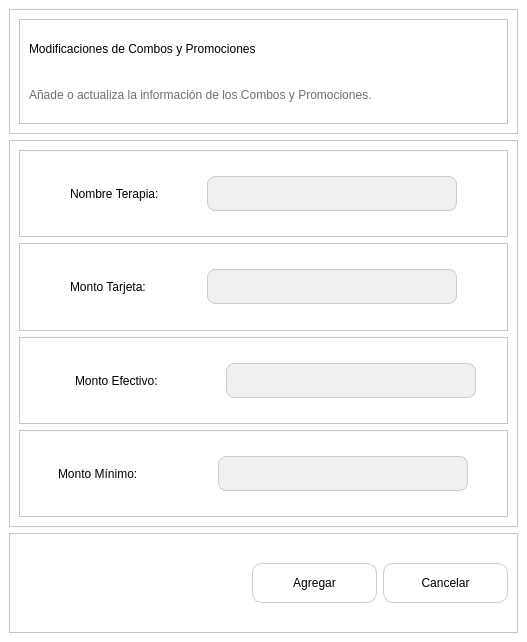
<?xml version="1.0" encoding="UTF-8"?>
<ui version="4.0">
 <class>MainWindow</class>
 <widget class="QMainWindow" name="MainWindow">
  <property name="geometry">
   <rect>
    <x>0</x>
    <y>0</y>
    <width>527</width>
    <height>642</height>
   </rect>
  </property>
  <property name="windowTitle">
   <string>MainWindow</string>
  </property>
  <property name="styleSheet">
   <string notr="true">background-color: rgb(255, 255, 255);</string>
  </property>
  <widget class="QWidget" name="centralwidget">
   <layout class="QVBoxLayout" name="verticalLayout">
    <item>
     <widget class="QFrame" name="frame_2">
      <property name="minimumSize">
       <size>
        <width>0</width>
        <height>50</height>
       </size>
      </property>
      <property name="maximumSize">
       <size>
        <width>16777215</width>
        <height>125</height>
       </size>
      </property>
      <property name="frameShape">
       <enum>QFrame::StyledPanel</enum>
      </property>
      <property name="frameShadow">
       <enum>QFrame::Raised</enum>
      </property>
      <layout class="QHBoxLayout" name="horizontalLayout">
       <item>
        <widget class="QFrame" name="frame">
         <property name="minimumSize">
          <size>
           <width>350</width>
           <height>0</height>
          </size>
         </property>
         <property name="maximumSize">
          <size>
           <width>650</width>
           <height>16777215</height>
          </size>
         </property>
         <property name="frameShape">
          <enum>QFrame::StyledPanel</enum>
         </property>
         <property name="frameShadow">
          <enum>QFrame::Raised</enum>
         </property>
         <layout class="QVBoxLayout" name="verticalLayout_2">
          <item>
           <widget class="QLabel" name="label_11">
            <property name="styleSheet">
             <string notr="true">color: rgb(0, 0, 0);
font: bold 12pt &quot;Nunito&quot;;</string>
            </property>
            <property name="text">
             <string>Modificaciones de Combos y Promociones</string>
            </property>
           </widget>
          </item>
          <item>
           <widget class="QLabel" name="label_12">
            <property name="maximumSize">
             <size>
              <width>16777215</width>
              <height>55</height>
             </size>
            </property>
            <property name="styleSheet">
             <string notr="true">color: rgb(111, 111, 111);
font: bold 7pt &quot;Nunito&quot;;</string>
            </property>
            <property name="text">
             <string>Añade o actualiza la información de los Combos y Promociones.</string>
            </property>
           </widget>
          </item>
         </layout>
        </widget>
       </item>
      </layout>
     </widget>
    </item>
    <item>
     <widget class="QFrame" name="frame_3">
      <property name="frameShape">
       <enum>QFrame::StyledPanel</enum>
      </property>
      <property name="frameShadow">
       <enum>QFrame::Raised</enum>
      </property>
      <layout class="QVBoxLayout" name="verticalLayout_3">
       <item>
        <widget class="QFrame" name="frame_6">
         <property name="frameShape">
          <enum>QFrame::StyledPanel</enum>
         </property>
         <property name="frameShadow">
          <enum>QFrame::Raised</enum>
         </property>
         <layout class="QHBoxLayout" name="horizontalLayout_7">
          <property name="leftMargin">
           <number>50</number>
          </property>
          <property name="rightMargin">
           <number>50</number>
          </property>
          <item>
           <widget class="QLabel" name="label_13">
            <property name="minimumSize">
             <size>
              <width>125</width>
              <height>0</height>
             </size>
            </property>
            <property name="styleSheet">
             <string notr="true">color: rgb(0, 0, 0);
font: bold 9pt &quot;Nunito&quot;;</string>
            </property>
            <property name="text">
             <string>Nombre Terapia:</string>
            </property>
           </widget>
          </item>
          <item>
           <widget class="QLineEdit" name="le_agCombo">
            <property name="minimumSize">
             <size>
              <width>250</width>
              <height>35</height>
             </size>
            </property>
            <property name="maximumSize">
             <size>
              <width>200</width>
              <height>16777215</height>
             </size>
            </property>
            <property name="styleSheet">
             <string notr="true">QLineEdit {
    background-color: #f0f0f0; /* Color de fondo deseado */
    border: 1px solid #ccc; /* Color del borde deseado */
    padding: 5px; /* Espacio alrededor del texto */
    color: rgb(0, 0, 0); /* Color del texto deseado */
  	font: 9pt &quot;Nunito&quot;; /* Fuente deseada */
    font-size: 14px; /* Tamaño de fuente deseado */
    border-radius: 8px; /* Redondear las esquinas */
}
</string>
            </property>
            <property name="text">
             <string/>
            </property>
           </widget>
          </item>
         </layout>
        </widget>
       </item>
       <item>
        <widget class="QFrame" name="frame_11">
         <property name="frameShape">
          <enum>QFrame::StyledPanel</enum>
         </property>
         <property name="frameShadow">
          <enum>QFrame::Raised</enum>
         </property>
         <layout class="QHBoxLayout" name="horizontalLayout_2">
          <property name="leftMargin">
           <number>50</number>
          </property>
          <property name="rightMargin">
           <number>50</number>
          </property>
          <item>
           <widget class="QLabel" name="label_18">
            <property name="minimumSize">
             <size>
              <width>125</width>
              <height>0</height>
             </size>
            </property>
            <property name="styleSheet">
             <string notr="true">color: rgb(0, 0, 0);
font: bold 9pt &quot;Nunito&quot;;</string>
            </property>
            <property name="text">
             <string>Monto Tarjeta:</string>
            </property>
           </widget>
          </item>
          <item>
           <widget class="QLineEdit" name="le_agtarejeta_c">
            <property name="minimumSize">
             <size>
              <width>250</width>
              <height>35</height>
             </size>
            </property>
            <property name="maximumSize">
             <size>
              <width>200</width>
              <height>16777215</height>
             </size>
            </property>
            <property name="styleSheet">
             <string notr="true">QLineEdit {
    background-color: #f0f0f0; /* Color de fondo deseado */
    border: 1px solid #ccc; /* Color del borde deseado */
    padding: 5px; /* Espacio alrededor del texto */
    color: rgb(0, 0, 0); /* Color del texto deseado */
  	font: 9pt &quot;Nunito&quot;; /* Fuente deseada */
    font-size: 14px; /* Tamaño de fuente deseado */
    border-radius: 8px; /* Redondear las esquinas */
}
</string>
            </property>
            <property name="text">
             <string/>
            </property>
           </widget>
          </item>
         </layout>
        </widget>
       </item>
       <item>
        <widget class="QFrame" name="frame_8">
         <property name="frameShape">
          <enum>QFrame::StyledPanel</enum>
         </property>
         <property name="frameShadow">
          <enum>QFrame::Raised</enum>
         </property>
         <layout class="QHBoxLayout" name="horizontalLayout_5">
          <item>
           <widget class="QFrame" name="frame_9">
            <property name="maximumSize">
             <size>
              <width>0</width>
              <height>16777215</height>
             </size>
            </property>
            <property name="frameShape">
             <enum>QFrame::StyledPanel</enum>
            </property>
            <property name="frameShadow">
             <enum>QFrame::Raised</enum>
            </property>
            <widget class="QLabel" name="label_16">
             <property name="geometry">
              <rect>
               <x>51</x>
               <y>10</y>
               <width>125</width>
               <height>16</height>
              </rect>
             </property>
             <property name="minimumSize">
              <size>
               <width>125</width>
               <height>0</height>
              </size>
             </property>
             <property name="styleSheet">
              <string notr="true">color: rgb(0, 0, 0);
font: bold 9pt &quot;Nunito&quot;;</string>
             </property>
             <property name="text">
              <string>Monto Efectivo:</string>
             </property>
            </widget>
            <widget class="QLineEdit" name="le_agefectivo_combo_2">
             <property name="geometry">
              <rect>
               <x>188</x>
               <y>41</y>
               <width>250</width>
               <height>35</height>
              </rect>
             </property>
             <property name="minimumSize">
              <size>
               <width>250</width>
               <height>35</height>
              </size>
             </property>
             <property name="maximumSize">
              <size>
               <width>200</width>
               <height>16777215</height>
              </size>
             </property>
             <property name="styleSheet">
              <string notr="true">QLineEdit {
    background-color: #f0f0f0; /* Color de fondo deseado */
    border: 1px solid #ccc; /* Color del borde deseado */
    padding: 5px; /* Espacio alrededor del texto */
    color: rgb(0, 0, 0); /* Color del texto deseado */
  	font: 9pt &quot;Nunito&quot;; /* Fuente deseada */
    font-size: 14px; /* Tamaño de fuente deseado */
    border-radius: 8px; /* Redondear las esquinas */
}
</string>
             </property>
             <property name="text">
              <string/>
             </property>
            </widget>
           </widget>
          </item>
          <item>
           <widget class="QLabel" name="label_15">
            <property name="minimumSize">
             <size>
              <width>125</width>
              <height>0</height>
             </size>
            </property>
            <property name="maximumSize">
             <size>
              <width>0</width>
              <height>16777215</height>
             </size>
            </property>
            <property name="styleSheet">
             <string notr="true">color: rgb(0, 0, 0);
font: bold 9pt &quot;Nunito&quot;;</string>
            </property>
            <property name="text">
             <string>Monto Efectivo:</string>
            </property>
           </widget>
          </item>
          <item>
           <widget class="QLineEdit" name="le_agefectivo_combo">
            <property name="minimumSize">
             <size>
              <width>250</width>
              <height>35</height>
             </size>
            </property>
            <property name="maximumSize">
             <size>
              <width>200</width>
              <height>16777215</height>
             </size>
            </property>
            <property name="styleSheet">
             <string notr="true">QLineEdit {
    background-color: #f0f0f0; /* Color de fondo deseado */
    border: 1px solid #ccc; /* Color del borde deseado */
    padding: 5px; /* Espacio alrededor del texto */
    color: rgb(0, 0, 0); /* Color del texto deseado */
  	font: 9pt &quot;Nunito&quot;; /* Fuente deseada */
    font-size: 14px; /* Tamaño de fuente deseado */
    border-radius: 8px; /* Redondear las esquinas */
}
</string>
            </property>
            <property name="text">
             <string/>
            </property>
           </widget>
          </item>
         </layout>
        </widget>
       </item>
       <item>
        <widget class="QFrame" name="frame_10">
         <property name="frameShape">
          <enum>QFrame::StyledPanel</enum>
         </property>
         <property name="frameShadow">
          <enum>QFrame::Raised</enum>
         </property>
         <layout class="QHBoxLayout" name="horizontalLayout_4">
          <item>
           <widget class="QLabel" name="label_17">
            <property name="minimumSize">
             <size>
              <width>125</width>
              <height>0</height>
             </size>
            </property>
            <property name="maximumSize">
             <size>
              <width>0</width>
              <height>16777215</height>
             </size>
            </property>
            <property name="styleSheet">
             <string notr="true">color: rgb(0, 0, 0);
font: bold 9pt &quot;Nunito&quot;;</string>
            </property>
            <property name="text">
             <string>Monto Mínimo:</string>
            </property>
           </widget>
          </item>
          <item>
           <widget class="QLineEdit" name="le_agefectivo_combo_3">
            <property name="minimumSize">
             <size>
              <width>250</width>
              <height>35</height>
             </size>
            </property>
            <property name="maximumSize">
             <size>
              <width>200</width>
              <height>16777215</height>
             </size>
            </property>
            <property name="styleSheet">
             <string notr="true">QLineEdit {
    background-color: #f0f0f0; /* Color de fondo deseado */
    border: 1px solid #ccc; /* Color del borde deseado */
    padding: 5px; /* Espacio alrededor del texto */
    color: rgb(0, 0, 0); /* Color del texto deseado */
  	font: 9pt &quot;Nunito&quot;; /* Fuente deseada */
    font-size: 14px; /* Tamaño de fuente deseado */
    border-radius: 8px; /* Redondear las esquinas */
}
</string>
            </property>
            <property name="text">
             <string/>
            </property>
           </widget>
          </item>
         </layout>
        </widget>
       </item>
      </layout>
     </widget>
    </item>
    <item>
     <widget class="QFrame" name="frame_4">
      <property name="minimumSize">
       <size>
        <width>0</width>
        <height>100</height>
       </size>
      </property>
      <property name="maximumSize">
       <size>
        <width>16777215</width>
        <height>100</height>
       </size>
      </property>
      <property name="frameShape">
       <enum>QFrame::StyledPanel</enum>
      </property>
      <property name="frameShadow">
       <enum>QFrame::Raised</enum>
      </property>
      <layout class="QHBoxLayout" name="horizontalLayout_3">
       <item>
        <spacer name="horizontalSpacer_2">
         <property name="orientation">
          <enum>Qt::Horizontal</enum>
         </property>
         <property name="sizeHint" stdset="0">
          <size>
           <width>189</width>
           <height>20</height>
          </size>
         </property>
        </spacer>
       </item>
       <item>
        <widget class="QPushButton" name="btn_agregar_combo">
         <property name="minimumSize">
          <size>
           <width>125</width>
           <height>0</height>
          </size>
         </property>
         <property name="maximumSize">
          <size>
           <width>125</width>
           <height>40</height>
          </size>
         </property>
         <property name="styleSheet">
          <string notr="true">QPushButton {
    border: 1px solid #ccc;
    border-radius: 10px;           /* Bordes redondeados con radio de 10 píxeles */
    padding: 5px;
	font: bold 9pt &quot;Nunito&quot;;                  /* Espaciado interno del botón */
}

QPushButton:hover{
font: bold 9pt &quot;Nunito&quot;;
background-color: #f0f0f0; /* Color de fondo deseado */
}
</string>
         </property>
         <property name="text">
          <string>Agregar</string>
         </property>
         <property name="icon">
          <iconset>
           <normaloff>InterfaceImages/lista-de-verificacion (1).png</normaloff>InterfaceImages/lista-de-verificacion (1).png</iconset>
         </property>
        </widget>
       </item>
       <item>
        <widget class="QPushButton" name="pushButton_8">
         <property name="minimumSize">
          <size>
           <width>125</width>
           <height>0</height>
          </size>
         </property>
         <property name="maximumSize">
          <size>
           <width>125</width>
           <height>40</height>
          </size>
         </property>
         <property name="styleSheet">
          <string notr="true">QPushButton {
    border: 1px solid #ccc;
    border-radius: 10px;           /* Bordes redondeados con radio de 10 píxeles */
    padding: 5px;
	font: bold 9pt &quot;Nunito&quot;;                  /* Espaciado interno del botón */
}

QPushButton:hover{
font: bold 9pt &quot;Nunito&quot;;
background-color: #f0f0f0; /* Color de fondo deseado */
}
</string>
         </property>
         <property name="text">
          <string>Cancelar</string>
         </property>
         <property name="icon">
          <iconset>
           <normaloff>InterfaceImages/eliminar.png</normaloff>InterfaceImages/eliminar.png</iconset>
         </property>
        </widget>
       </item>
      </layout>
     </widget>
    </item>
   </layout>
  </widget>
 </widget>
 <resources/>
 <connections/>
</ui>
